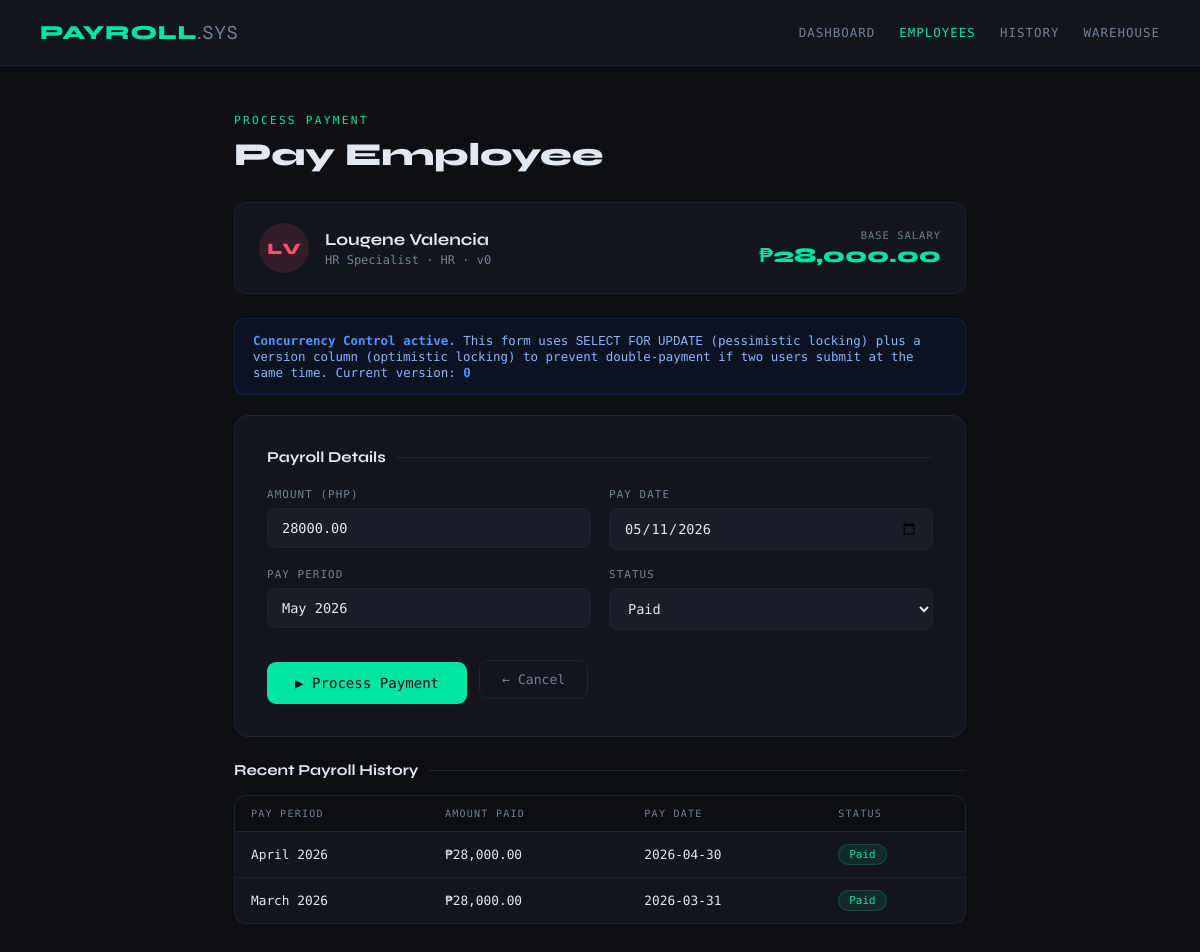
The page /employees/pay.php?id=2 on the database its author committed.
### tables this page shows
CREATE TABLE IF NOT EXISTS employees (
    employee_id   INT            NOT NULL AUTO_INCREMENT,
    first_name    VARCHAR(50)    NOT NULL,
    last_name     VARCHAR(50)    NOT NULL,
    email         VARCHAR(100)   NOT NULL UNIQUE,
    position      VARCHAR(100),
    salary        DECIMAL(10,2)  NOT NULL DEFAULT 0.00,
    hire_date     DATE           NOT NULL,
    department_id INT            NOT NULL,
    version       INT            NOT NULL DEFAULT 0,
    PRIMARY KEY (employee_id),
    FOREIGN KEY (department_id) REFERENCES departments(department_id)
        ON UPDATE CASCADE ON DELETE RESTRICT
);

CREATE TABLE IF NOT EXISTS departments (
    department_id   INT          NOT NULL AUTO_INCREMENT,
    department_name VARCHAR(100) NOT NULL,
    location        VARCHAR(100),
    PRIMARY KEY (department_id)
);

CREATE TABLE IF NOT EXISTS payroll (
    payroll_id  INT            NOT NULL AUTO_INCREMENT,
    employee_id INT            NOT NULL,
    amount_paid DECIMAL(10,2)  NOT NULL,
    pay_date    DATE           NOT NULL,
    pay_period  VARCHAR(50)    NOT NULL,
    status      VARCHAR(20)    NOT NULL DEFAULT 'Pending',
    PRIMARY KEY (payroll_id),
    FOREIGN KEY (employee_id) REFERENCES employees(employee_id)
        ON UPDATE CASCADE ON DELETE RESTRICT
);

### employees/pay.php (the view, shortened to what this page needs)
<?php
include '../config/database.php';
$id = isset($_GET['id']) ? (int)$_GET['id'] : 0;
$stmt = $pdo->prepare("
    SELECT e.*, d.department_name
    FROM employees e
    JOIN departments d ON e.department_id = d.department_id
    WHERE e.employee_id = ?
");
$stmt->execute([$id]);
$row = $stmt->fetch();
$history = $pdo->prepare("SELECT * FROM payroll WHERE employee_id = ? ORDER BY pay_date DESC LIMIT 5");
$history->execute([$id]);
$histRows = $history->fetchAll();
$initials    = strtoupper(substr($row['first_name'],0,1) . substr($row['last_name'],0,1));
$colors      = ['#00e5a0','#4d94ff','#ff4d6d','#ffc247','#a78bfa','#fb923c'];
$color       = $colors[$id % count($colors)];
$currMonth   = date('F Y');
$currDate    = date('Y-m-d');
?>
<!DOCTYPE html>
<html lang="en">
<head>
</head>
<body>
<div class="topbar">
    <a href="../dashboard.php" class="topbar-brand">PAYROLL<span>.SYS</span></a>
    <nav class="topbar-nav">
        <a href="../dashboard.php">Dashboard</a>
        <a href="index.php" class="active">Employees</a>
        <a href="../payroll_history.php">History</a>
        <a href="../warehouse/index.php">Warehouse</a>
    </nav>
</div>
<div class="main">
    <div class="page-label">Process Payment</div>
    <div class="page-title">Pay Employee</div>
    <div class="emp-badge">
        <div class="avatar" style="background:<?= $color ?>22;color:<?= $color ?>"><?= $initials ?></div>
        <div>
            <div class="emp-name-text"><?= htmlspecialchars($row['first_name'].' '.$row['last_name']) ?></div>
            <div class="emp-meta"><?= htmlspecialchars($row['position']) ?> &middot; <?= htmlspecialchars($row['department_name']) ?> &middot; v<?= $row['version'] ?></div>
        </div>
        <div class="salary-tag">
            <div class="slabel">Base Salary</div>
            <div class="svalue">&#8369;<?= number_format($row['salary'], 2) ?></div>
        </div>
    </div>
    <div class="info-box">
        <strong>Concurrency Control active.</strong>
        This form uses <code>SELECT FOR UPDATE</code> (pessimistic locking) plus a <code>version</code>
        column (optimistic locking) to prevent double-payment if two users submit at the same time.
        Current version: <strong><?= $row['version'] ?></strong>
    </div>
    <div class="form-card">
        <div class="card-title">Payroll Details</div>
        <form method="POST" action="">
            <div class="form-grid">
                <div class="form-group">
                    <label>Amount (PHP)</label>
                    <input type="number" name="amount" step="0.01" min="1"
                           value="<?= htmlspecialchars($row['salary']) ?>" required>
                </div>
                <div class="form-group">
                    <label>Pay Date</label>
                    <input type="date" name="pay_date" value="<?= $currDate ?>" required>
                </div>
                <div class="form-group">
                    <label>Pay Period</label>
                    <input type="text" name="pay_period" value="<?= $currMonth ?>"
                           placeholder="e.g. May 2026" required>
                </div>
                <div class="form-group">
                    <label>Status</label>
                    <select name="status">
                        <option value="Paid">Paid</option>
                    </select>
                </div>
            </div>
            <div style="display:flex;gap:12px;margin-top:24px;align-items:center">
                <button type="submit" name="process_pay" class="btn-pay">&#9654; Process Payment</button>
                <a href="index.php" class="btn-back">&#8592; Cancel</a>
            </div>
        </form>
    </div>
    <div class="section-title">Recent Payroll History</div>
    <?php if (empty($histRows)): ?>
    <p style="color:var(--text-dim);font-size:.82rem">No payroll records yet.</p>
    <?php else: ?>
    <div class="table-wrap">
        <table>
            <thead><tr>
                <th>Pay Period</th><th>Amount Paid</th><th>Pay Date</th><th>Status</th>
            </tr></thead>
            <tbody>
            <?php foreach ($histRows as $h): ?>
            <tr>
                <td><?= htmlspecialchars($h['pay_period']) ?></td>
                <td>&#8369;<?= number_format($h['amount_paid'], 2) ?></td>
                <td><?= $h['pay_date'] ?></td>
                <td><span class="badge badge-<?= strtolower($h['status']) ?>"><?= $h['status'] ?></span></td>
            </tr>
            <?php endforeach; ?>
            </tbody>
        </table>
    </div>
    <?php endif; ?>
</div>
</body>
</html>

### rows shown on the page
employees: initials "LV", first_name+last_name "Lougene Valencia", position "HR Specialist", department.department_name "HR", version "0", salary "28,000.00", amount "28000.00"
payroll: pay_period "April 2026", amount_paid "28,000.00", pay_date "2026-04-30", status "Paid"
payroll: pay_period "March 2026", amount_paid "28,000.00", pay_date "2026-03-31", status "Paid"
